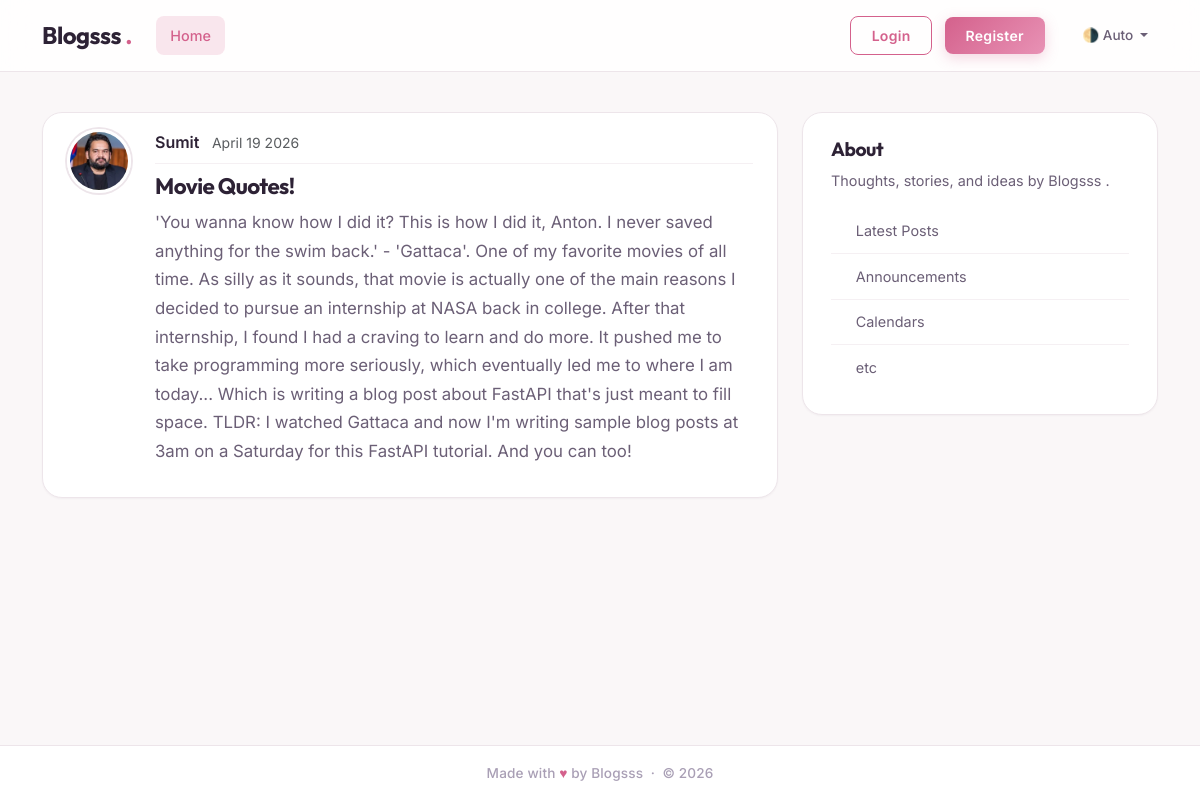
The page /posts/2 on the database its author committed.
### src/fastapi_l/models.py (models this page shows, shortened)
class User(Base):
    __tablename__="users"
    id: Mapped[int] = mapped_column(Integer, primary_key=True)
    username: Mapped[str] = mapped_column(String(50), unique=True, nullable=False)
    email: Mapped[str] = mapped_column(String(120), unique=True, nullable=False)
    password_hash: Mapped[String] = mapped_column(String(200), nullable=False)
    image_file: Mapped[str | None] = mapped_column(
        String(200),
        nullable=True,
        default=None,
    )
    posts: Mapped[list[Post]] = relationship(
        back_populates="author",
        cascade= "all, delete-orphan")
    reset_tokens: Mapped[list[PasswordResetToken]] = relationship(
        back_populates="user",
        cascade="all, delete-orphan",
    )

class Post(Base):
    __tablename__="posts"
    id: Mapped[int] = mapped_column(Integer, primary_key=True)
    title: Mapped[str] = mapped_column(String(100), nullable=False)
    content: Mapped[str] = mapped_column(Text, nullable=False)
    user_id: Mapped[int] = mapped_column(
        ForeignKey("users.id"),
        nullable=False,
        index=True,
    )
    date_posted: Mapped[datetime] = mapped_column(
        DateTime(timezone=True),
        default=lambda:datetime.now(UTC),
    )
    author: Mapped[User] = relationship(back_populates="posts")

### src/fastapi_l/main.py (the view)
@app.get("/posts/{post_id}", include_in_schema=False)
async def get_post_page(request: Request, post_id:int, db: Annotated[AsyncSession, Depends(get_db)]):
    result = await db.execute(select(Post).options(selectinload(Post.author)).where(Post.id == post_id))
    post = result.scalars().first()
    if post:
        title = post.title[:50]
        return templates.TemplateResponse(
            request,
            "post.html",
            {"post": post,"title" : title })
    raise HTTPException(status_code=status.HTTP_404_NOT_FOUND, detail="Post not found.")

### templates/post.html (shortened to what this page needs)
{% extends "layout.html" %}
{% block content %}
  <article class="content-section py-3 px-4 mb-4">
    <div class="d-flex align-items-start gap-4">
      <img class="rounded-circle article-img flex-shrink-0"
           src="{{ post.author.image_path }}"
           alt="{{ post.author.username }}'s profile picture"
           width="64"
           height="64"
           loading="lazy">
      <div class="flex-grow-1">
        <div class="article-metadata mb-2">
          <a class="me-2" href="#">{{ post.author.username }}</a>
          <small class="text-body-secondary">{{ post.date_posted.strftime('%B %d %Y') }}</small>
        </div>
        <h2 class="article-title">{{ post.title }}</h2>
        <p class="article-content">{{ post.content }}</p>
      </div>
    </div>
  </article>
{% endblock content %}

### static/css/main.css (style rules this page uses)
:root { --font-display: 'Outfit', system-ui, sans-serif; --font-body: 'Inter', system-ui, sans-serif; --nav-h: 72px; --spacing-xl: 5rem; --article-img-size: 4rem; --account-img-size: 7.813rem; --radius-sm: 8px; --radius-md: 14px; --radius-lg: 20px; --radius-pill: 50px; --ink: #2d2235; --ink-soft: #6b5f76; --ink-faint: #a99fb5; --canvas: #faf7f8; --surface: #ffffff; --accent: #d4618c; --accent-hover: #c24e7a; --accent-alt: #e892b5; --accent-glow: rgba(212, 97, 140, 0.15); --success: #5bb98c; --success-deep: #3d9e6e; --danger: #d95858; --danger-hover: #c44444; --danger-glow: rgba(217, 88, 88, 0.15); --border: #ede5ea; --border-light: #f5f0f3; --shadow-xs: 0 1px 2px rgba(45, 34, 53, 0.04); --shadow-sm: 0 2px 8px rgba(45, 34, 53, 0.06); --shadow-md: 0 4px 16px rgba(45, 34, 53, 0.08); --shadow-lg: 0 12px 32px rgba(45, 34, 53, 0.10); --shadow-accent: 0 4px 14px rgba(212, 97, 140, 0.25); --shadow-accent-lg: 0 8px 24px rgba(212, 97, 140, 0.30); --shadow-danger: 0 4px 14px rgba(217, 88, 88, 0.25); }
*, *::before, *::after { box-sizing: border-box; }
html { scroll-behavior: smooth; }
body { font-family: var(--font-body); font-size: 1rem; font-weight: 400; line-height: 1.65; color: var(--ink); background: var(--canvas); transition: background-color .35s ease, color .35s ease; -webkit-font-smoothing: antialiased; -moz-osx-font-smoothing: grayscale; }
h1, h2, h3, h4, h5, h6 { font-family: var(--font-display); color: var(--ink); font-weight: 700; letter-spacing: -0.025em; line-height: 1.25; }
a { color: var(--accent); text-decoration: none; transition: color .2s ease; }
.content-section, .sidebar-card { background: var(--surface); border: 1px solid var(--border); border-radius: var(--radius-lg); box-shadow: var(--shadow-xs); padding: 1.5rem 1.75rem; transition: box-shadow .3s ease, transform .3s ease, border-color .3s ease; }
.article-title { font-family: var(--font-display); color: var(--ink); font-size: 1.4rem; font-weight: 700; transition: color .2s ease; text-decoration: none; }
.article-content { white-space: pre-line; font-size: 1.05rem; color: var(--ink-soft); line-height: 1.7; }
.article-img { height: var(--article-img-size); width: var(--article-img-size); flex-shrink: 0; object-fit: cover; border-radius: 50%; border: 3px solid var(--surface); box-shadow: 0 0 0 2px var(--border), var(--shadow-xs); transition: box-shadow .3s ease, border-color .3s ease; }
.article-metadata { padding-bottom: .5rem; border-bottom: 1px solid var(--border-light); margin-bottom: .75rem; }
.article-metadata a { font-weight: 600; color: var(--ink); }

### rows shown on the page
User: author.username "Sumit"
Post: date_posted "April 19 2026", title "Movie Quotes!", content "'You wanna know how I did it? This is how I did it, Anton. I never saved anything for the swim back.' - 'Gattaca'. One of my favorite movies of all time. As silly as it sounds, that movie is actually one of the main reasons I decided to pursue an internship at NASA back in college. After that internship, I found I had a craving to learn and do more. It pushed me to take programming more seriously, which eventually led me to where I am today... Which is writing a blog post about FastAPI that's just meant to fill space. TLDR: I watched Gattaca and now I'm writing sample blog posts at 3am on a Saturday for this FastAPI tutorial. And you can too!"
